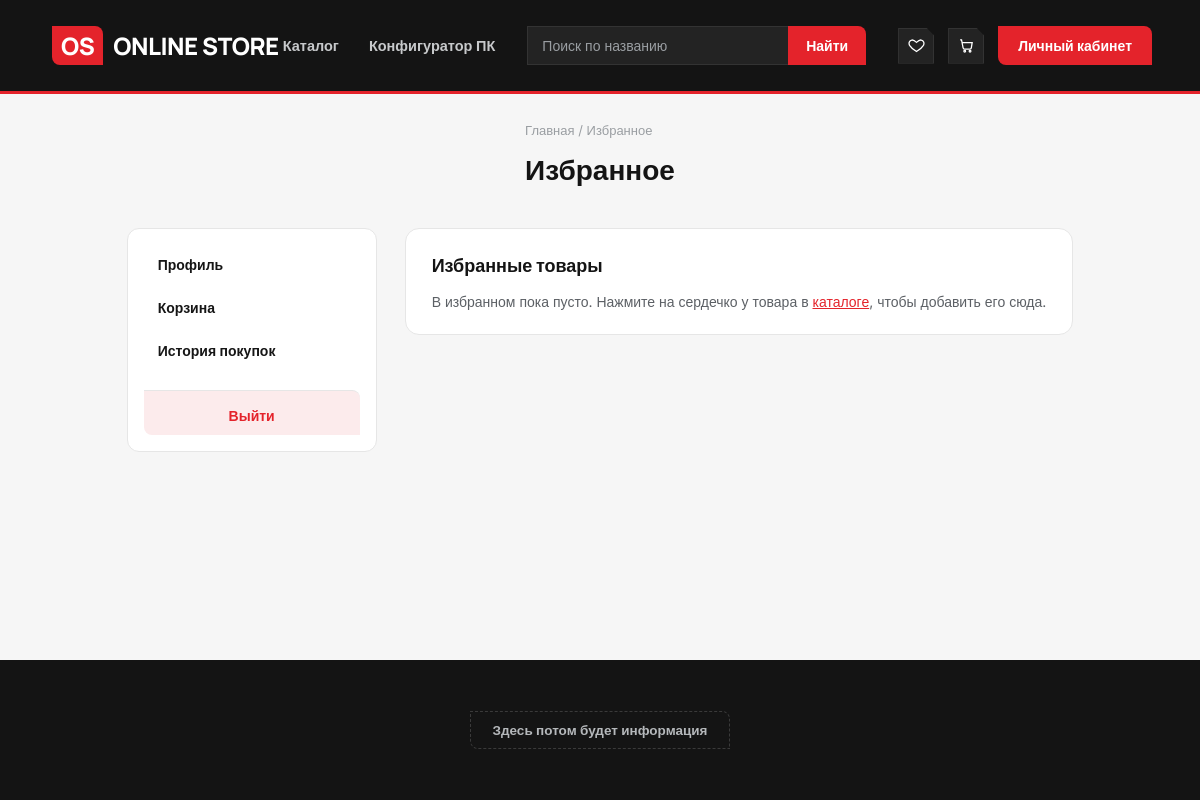
Page /users/favorites/ (signed in) on the earlier database version.
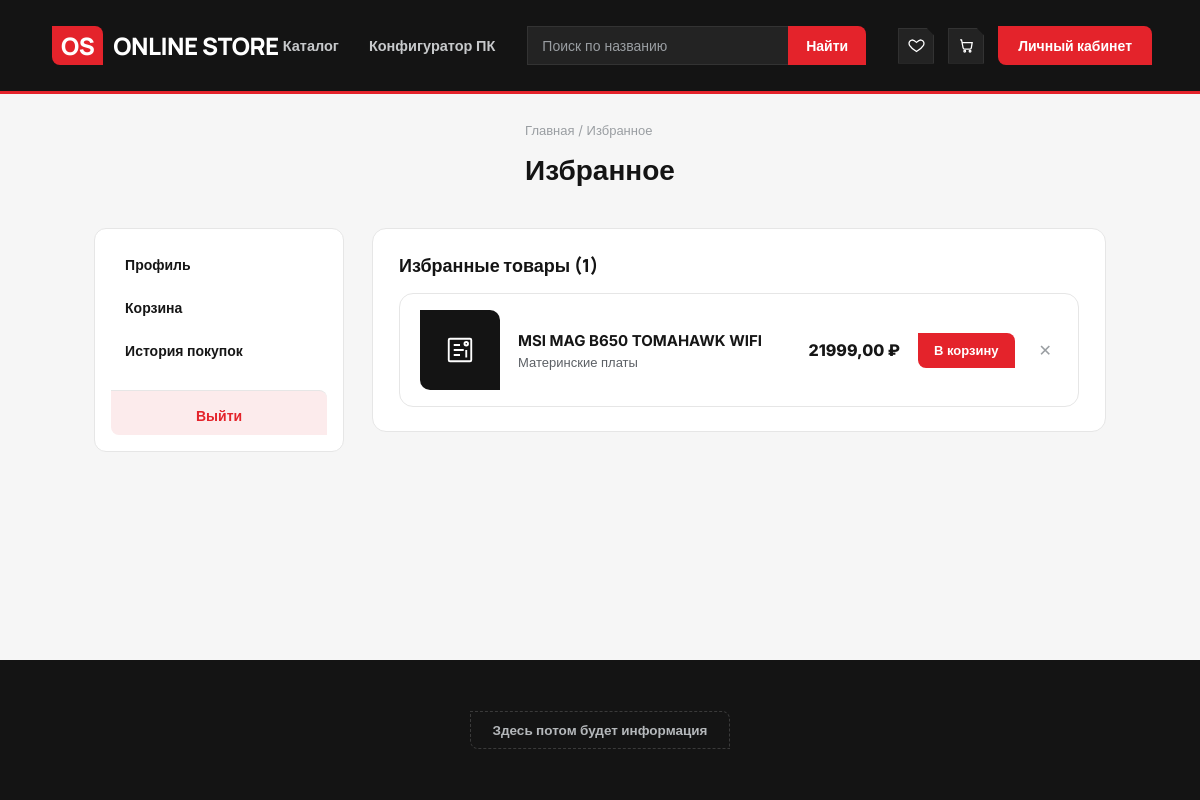
Same page on the later database version.
### users/models.py (models this page shows, shortened)
class Favorite(models.Model):
    user = models.ForeignKey(User, on_delete=models.CASCADE, related_name='favorites')
    product = models.ForeignKey(Product, on_delete=models.CASCADE)
    created = models.DateTimeField(auto_now_add=True)
    class Meta:
        unique_together = ('user', 'product')

### products/models.py (models this page shows, shortened)
class Product(models.Model):
    name = models.CharField(max_length=128, unique=True)
    image = models.ImageField(upload_to="products_media", blank=True)
    description = models.TextField(blank=True)
    short_description = models.TextField(max_length=128, blank=True)
    price = models.DecimalField(max_digits=8, decimal_places=2)
    quantity = models.PositiveIntegerField(default=0)
    category = models.ForeignKey(ProductCategory, on_delete=models.CASCADE)
    brand = models.CharField(max_length=64, blank=True)                 # производитель
    color = models.CharField(max_length=32, blank=True)                 # цвет
    rgb = models.CharField(max_length=8, blank=True)                    # подсветка: Есть / Нет
    series = models.CharField(max_length=32, blank=True)                # серия: GeForce RTX 40, Ryzen 7
    memory = models.PositiveIntegerField(null=True, blank=True)         # объём памяти, ГБ (видеокарты, ОЗУ)
    memory_type = models.CharField(max_length=16, blank=True)           # GDDR6, DDR5
    socket = models.CharField(max_length=32, blank=True)                # AM5, LGA1700
    tdp = models.PositiveIntegerField(null=True, blank=True)            # тепловыделение / рассеиваемая мощность, Вт
    form_factor = models.CharField(max_length=32, blank=True)           # ATX, Micro-ATX, DIMM, M.2 2280, Mid-Tower
    fan_size = models.PositiveIntegerField(null=True, blank=True)       # размер вентилятора, мм
    chip_vendor = models.CharField(max_length=16, blank=True)           # NVIDIA, AMD, Intel
    bus_width = models.PositiveIntegerField(null=True, blank=True)      # разрядность шины, бит
    pcie = models.CharField(max_length=8, blank=True)                   # версия PCI Express: 4.0, 5.0
    cores = models.PositiveIntegerField(null=True, blank=True)
    threads = models.PositiveIntegerField(null=True, blank=True)
    integrated_graphics = models.CharField(max_length=8, blank=True)    # Есть / Нет
    package = models.CharField(max_length=8, blank=True)                # BOX / OEM
    chipset = models.CharField(max_length=16, blank=True)               # B650, B760
    memory_slots = models.PositiveIntegerField(null=True, blank=True)
    max_memory = models.PositiveIntegerField(null=True, blank=True)     # макс. объём оперативной памяти, ГБ
    wifi = models.CharField(max_length=8, blank=True)                   # Есть / Нет
    modules = models.PositiveIntegerField(null=True, blank=True)        # модулей в комплекте
    frequency = models.PositiveIntegerField(null=True, blank=True)      # частота, МГц
    latency = models.PositiveIntegerField(null=True, blank=True)        # CL
    drive_type = models.CharField(max_length=16, blank=True)            # SSD M.2, SSD 2.5", HDD
    capacity = models.PositiveIntegerField(null=True, blank=True)       # объём, ГБ
    interface = models.CharField(max_length=32, blank=True)             # PCIe 4.0 x4, SATA III
    cooling_type = models.CharField(max_length=32, blank=True)          # Башенный, Жидкостное (СЖО)
    mb_support = models.CharField(max_length=16, blank=True)            # макс. форм-фактор платы
    window = models.CharField(max_length=8, blank=True)                 # боковое окно: Есть / Нет
    fans_count = models.PositiveIntegerField(null=True, blank=True)     # вентиляторов в комплекте
    power = models.PositiveIntegerField(null=True, blank=True)          # мощность, Вт
    certificate = models.CharField(max_length=32, blank=True)           # 80 PLUS Bronze / Gold
    modular = models.CharField(max_length=16, blank=True)               # модульность: Нет / Частично / Полностью
    connector_12v = models.CharField(max_length=8, blank=True)          # разъём 12V-2x6 для видеокарт: Есть / Нет
    connector = models.CharField(max_length=16, blank=True)             # 3-pin, 4-pin PWM
    pack_count = models.PositiveIntegerField(null=True, blank=True)     # штук в комплекте
    bearing = models.CharField(max_length=32, blank=True)               # тип подшипника
    search_name = models.CharField(max_length=128, blank=True, editable=False)

class ProductCategory(models.Model):
    name = models.CharField(max_length=64, unique=True)
    description = models.TextField(blank=True)

### users/views.py (the view)
# urls.py: path('favorites/', favorites_view, name='favorites'),
@login_required(login_url='users:login')
def favorites_view(request):
    favorites = Favorite.objects.filter(user=request.user).select_related('product').order_by('-created')
    basket_product_ids = set(Basket.objects.filter(user=request.user).values_list('product_id', flat=True))
    context = {
        'title': 'Избранное',
        'favorites': favorites,
        'basket_product_ids': basket_product_ids,
    }
    return render(request, "users/favorites.html", context)

### users/templates/users/favorites.html (shortened to what this page needs)
{% extends 'products/base.html' %}
{% load static %}
{% block css %}
    <link href="{% static 'online_store/css/account.css' %}" rel="stylesheet">
    <link href="{% static 'online_store/css/basket.css' %}" rel="stylesheet">
{% endblock %}
{% block content %}
<div class="page-head">
  <div class="breadcrumb"><a href="{% url 'index' %}">Главная</a> / Избранное</div>
  <h1 class="page-title">Избранное</h1>
</div>
<div class="account-layout">
  <aside class="account-side">
    <nav class="account-side-nav">
      <a href="{% url 'users:account' %}">Профиль</a>
      <a href="{% url 'users:basket' %}">Корзина</a>
      <a href="{% url 'users:history' %}">История покупок</a>
    </nav>
    <a href="{% url 'users:logout' %}" class="account-logout">Выйти</a>
  </aside>
  <div class="account-main">
    <section class="account-card">
      <h2 class="section-title">Избранные товары{% if favorites %} ({{ favorites|length }}){% endif %}</h2>
      {% if favorites %}
      <div class="basket-list">
        {% for favorite in favorites %}
        <div class="basket-item" id="product-{{ favorite.product.id }}">
          <div class="basket-image">
            {% if favorite.product.image %}
              <img src="{{ favorite.product.image.url }}" alt="{{ favorite.product.name }}">
            {% else %}
              <svg viewBox="0 0 24 24">
                <rect x="3" y="3" width="18" height="18" rx="1"/>
                <circle cx="17" cy="7" r="1.4"/>
                <path d="M7 8h5M7 12h8M7 16h5M17 12v6"/>
              </svg>
            {% endif %}
          </div>
          <div class="basket-info">
            <a href="{% url 'products:product' favorite.product.id %}" class="basket-name fav-name">{{ favorite.product.name }}</a>
            <div class="basket-price">
              {{ favorite.product.category.name }}
            </div>
          </div>
          <div class="basket-sum">{{ favorite.product.price }} ₽</div>
          {% if favorite.product.id in basket_product_ids %}
            <a href="{% url 'users:basket' %}" class="fav-basket-btn in-basket">В корзине</a>
          {% else %}
            <form method="post" action="{% url 'users:basket_add' favorite.product.id %}">
              <button type="submit" class="fav-basket-btn">В корзину</button>
            </form>
          {% endif %}
          <form method="post" action="{% url 'users:favorite_toggle' favorite.product.id %}">
            <button type="submit" class="remove-btn" aria-label="Убрать из избранного" title="Убрать из избранного">✕</button>
          </form>
        </div>
        {% endfor %}
      </div>
      {% else %}
        <p class="account-placeholder">
          В избранном пока пусто. Нажмите на сердечко у товара в <a href="{% url 'products:index' %}">каталоге</a>, чтобы добавить его сюда.
        </p>
      {% endif %}
    </section>
  </div>
</div>
{% endblock %}

Differences in the rows shown:
added Favorite: product.name "MSI MAG B650 TOMAHAWK WIFI", product.category.name "Материнские платы", product.price "21999,00", shows "В корзину"
Other differences:
{{ favorites|length }}: (not shown) → "1"
text no longer shown: "В избранном пока пусто. Нажмите на сердечко у товара в каталоге , чтобы добавить его сюда."
